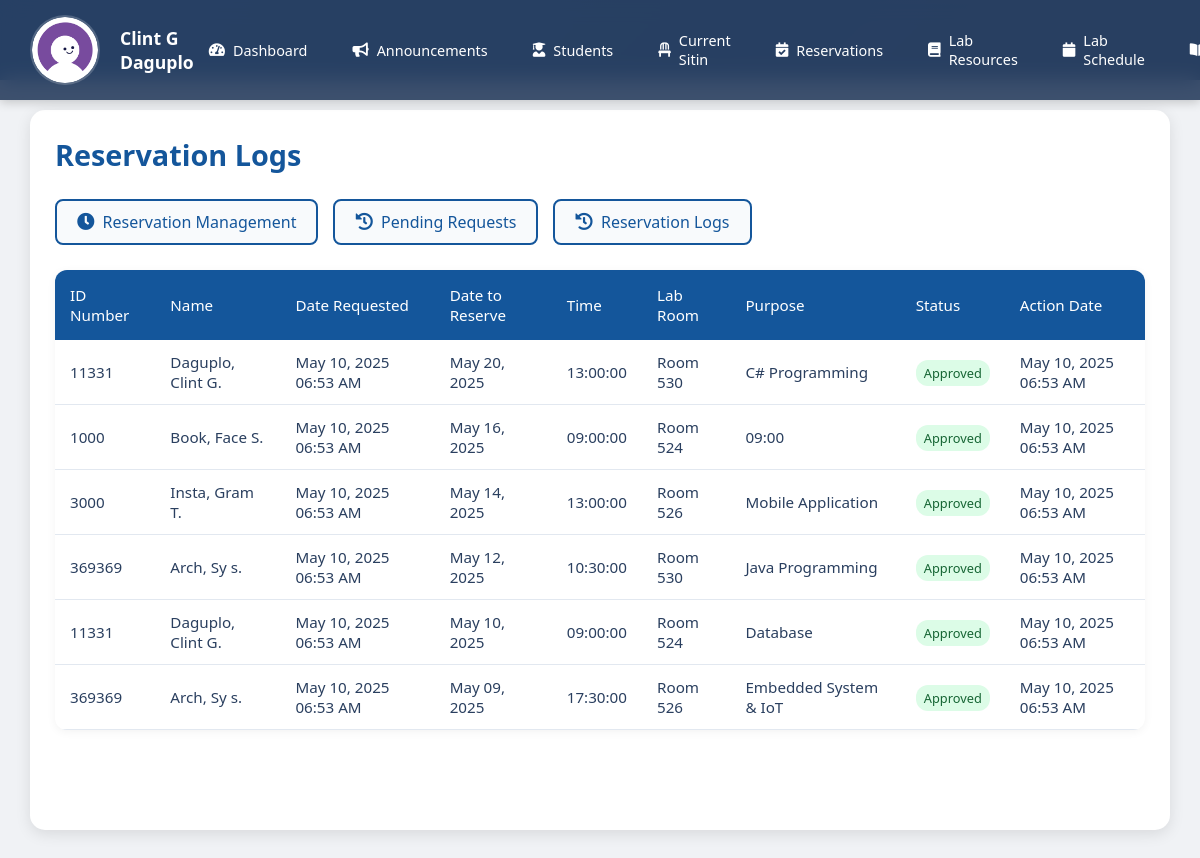
The page /reservation_logs.php (signed in) on the database its author committed.
### tables this page shows
CREATE TABLE `user` (
  `IDNO` int(11) NOT NULL,
  `LASTNAME` varchar(255) NOT NULL,
  `FIRSTNAME` varchar(255) NOT NULL,
  `MIDNAME` varchar(255) NOT NULL,
  `COURSE` varchar(255) NOT NULL,
  `YEARLEVEL` int(11) NOT NULL,
  `USERNAME` varchar(255) NOT NULL,
  `PASSWORD` varchar(255) NOT NULL,
  `EMAIL` varchar(255) NOT NULL,
  `PROFILE_PIC` varchar(255) NOT NULL DEFAULT 'default.jpg',
  `REMAINING_SESSIONS` int(30) NOT NULL DEFAULT 30,
  `POINTS` int(11) DEFAULT 0
);

CREATE TABLE `reservations` (
  `id` int(11) NOT NULL,
  `student_id` varchar(50) DEFAULT NULL,
  `fullname` varchar(100) DEFAULT NULL,
  `room` varchar(50) DEFAULT NULL,
  `date` date DEFAULT NULL,
  `time` time DEFAULT NULL,
  `purpose` varchar(100) DEFAULT NULL,
  `seat_number` int(11) DEFAULT NULL,
  `remaining_sessions` int(11) DEFAULT NULL,
  `status` enum('pending','approved','rejected') DEFAULT 'pending',
  `created_at` timestamp NOT NULL DEFAULT current_timestamp()
);

### reservation_logs.php (the view, shortened to what this page needs)
<?php
include("connector.php");
$username = $_SESSION['Username'];
$query = "SELECT PROFILE_PIC, FIRSTNAME, MIDNAME, LASTNAME FROM user WHERE USERNAME = ?";
$stmt = $con->prepare($query);
$stmt->bind_param("s", $username);
$stmt->execute();
$result = $stmt->get_result();
if ($result && mysqli_num_rows($result) > 0) {
    $row = mysqli_fetch_assoc($result);
    $profile_pic = !empty($row['PROFILE_PIC']) ? htmlspecialchars($row['PROFILE_PIC']) : 'default.jpg';
    $user_name = htmlspecialchars($row['FIRSTNAME'] . ' ' . $row['MIDNAME'] . ' ' . $row['LASTNAME']);
} else {
    $profile_pic = 'default.jpg';
    $user_name = 'Admin';
}
?>
<!DOCTYPE html>
<html lang="en">
<head>
    <link rel="stylesheet" href="https://cdnjs.cloudflare.com/ajax/libs/font-awesome/5.15.3/css/all.min.css">
</head>
<body>
    <div class="top-nav">
        <div class="nav-left">
            <img src="uploads/<?php echo htmlspecialchars($profile_pic); ?>" alt="Profile Picture" onerror="this.src='assets/default.png';">
            <div class="user-name"><?php echo htmlspecialchars($user_name); ?></div>
        </div>
        <div class="nav-right">
            <a href="admindash.php"><i class="fas fa-tachometer-alt"></i> Dashboard</a>
            <a href="adannouncement.php"><i class="fas fa-bullhorn"></i> Announcements</a>
            <a href="liststudent.php"><i class="fas fa-user-graduate"></i> Students</a>
            <a href="adsitin.php"><i class="fas fa-chair"></i> Current Sitin</a>
            <a href="adreservation.php"><i class="fas fa-calendar-check"></i> Reservations</a>
            <a href="adlabresources.php"><i class="fas fa-book"></i> Lab Resources</a>
            <a href="adlabsched.php"><i class="fas fa-calendar"></i> Lab Schedule</a>
            <a href="adfeedback.php"><i class="fas fa-book-open"></i> Feedback</a>
        </div>
    </div>
    <div class="content">
        <div class="container">
            <div class="header">
                <h1>Reservation Logs</h1>
                <div class="nav-buttons">
                    <a href="reservation_requests.php" class="nav-btn <?php echo basename($_SERVER['PHP_SELF']) == 'adreservation.php' ? 'active' : ''; ?>">
                        <i class="fas fa-clock"></i> Reservation Management
                    </a>
                    <a href="reservation_requests.php" class="nav-btn <?php echo basename($_SERVER['PHP_SELF']) == 'reservation_request.php' ? 'active' : ''; ?>">
                        <i class="fas fa-history"></i> Pending Requests
                    </a>
                    <a href="reservation_logs.php" class="nav-btn" <?php echo basename($_SERVER['PHP_SELF']) == 'reservation_logs.php' ? 'active' : ''; ?>">
                        <i class="fas fa-history"></i> Reservation Logs
                    </a>
                </div>
            </div>
            <div class="table-container">
                <table id="logsTable">
                    <thead>
                        <tr>
                            <th>ID Number</th>
                            <th>Name</th>
                            <th>Date Requested</th>
                            <th>Date to Reserve</th>
                            <th>Time</th>
                            <th>Lab Room</th>
                            <th>Purpose</th>
                            <th>Status</th>
                            <th>Action Date</th>
                        </tr>
                    </thead>
                    <tbody>
                        <?php
                        $query = "SELECT r.*,
                                 COALESCE(u.LASTNAME, '') as LASTNAME,
                                 COALESCE(u.FIRSTNAME, '') as FIRSTNAME,
                                 COALESCE(u.MIDNAME, '') as MIDNAME,
                                 DATE_FORMAT(r.created_at, '%M %d, %Y %h:%i %p') as date_requested
                                 FROM reservations r
                                 LEFT JOIN user u ON r.student_id = u.IDNO
                                 WHERE r.status IN ('approved', 'rejected')
                                 ORDER BY r.date DESC, r.created_at DESC";
                        $result = mysqli_query($con, $query);
                        if (!$result) {
                            echo "<tr><td colspan='9'>Error: " . mysqli_error($con) . "</td></tr>";
                        } else {
                            while ($row = mysqli_fetch_assoc($result)) {
                                $fullName = '';
                                if (!empty($row['LASTNAME']) || !empty($row['FIRSTNAME'])) {
                                    $fullName = $row['LASTNAME'] . ', ' . $row['FIRSTNAME'];
                                    if (!empty($row['MIDNAME'])) {
                                        $fullName .= ' ' . substr($row['MIDNAME'], 0, 1) . '.';
                                    }
                                } else {
                                    $fullName = 'N/A';
                                }
                                echo "<tr>";
                                echo "<td>" . htmlspecialchars($row['student_id']) . "</td>";
                                echo "<td>" . htmlspecialchars($fullName) . "</td>";
                                echo "<td>" . htmlspecialchars($row['date_requested']) . "</td>";
                                echo "<td>" . date('M d, Y', strtotime($row['date'])) . "</td>";
                                echo "<td>" . htmlspecialchars($row['time']) . "</td>";
                                echo "<td>Room " . htmlspecialchars($row['room']) . "</td>";
                                echo "<td>" . htmlspecialchars($row['purpose']) . "</td>";
                                echo "<td><span class='status-badge status-" . htmlspecialchars($row['status']) . "'>" . ucfirst(htmlspecialchars($row['status'])) . "</span></td>";
                                echo "<td>" . htmlspecialchars($row['date_requested']) . "</td>";
                                echo "</tr>";
                            }
                        }
                        ?>
                    </tbody>
                </table>
            </div>
        </div>
    </div>
</body>
</html>

### reservation_logs.php (style rules this page uses)
* { margin: 0; padding: 0; box-sizing: border-box; font-family: 'Segoe UI', Tahoma, Geneva, Verdana, sans-serif; }
html, body { background: linear-gradient(135deg, #14569b, #2a3f5f); display: flex; flex-direction: column; width: 100%; }
.top-nav { background-color: rgba(42, 63, 95, 0.9); padding: 15px 30px; display: flex; justify-content: space-between; align-items: center; box-shadow: 0 2px 10px rgba(0, 0, 0, 0.2); backdrop-filter: blur(10px); position: fixed; top: 0; left: 0; right: 0; z-index: 1000; }
.nav-left { display: flex; align-items: center; gap: 20px; }
.nav-left img { width: 70px; height: 70px; border-radius: 50%; border: 2px solid rgba(255, 255, 255, 0.2); }
.nav-left .user-name { color: white; font-weight: 600; font-size: 1.1rem; }
.nav-right { display: flex; gap: 15px; }
.nav-right a { color: white; text-decoration: none; padding: 8px 15px; border-radius: 8px; transition: all 0.3s; display: flex; align-items: center; gap: 8px; font-size: 0.9rem; }
.content { margin-top: 80px; padding: 30px; min-height: calc(100vh - 80px); background: #f0f2f5; }
.container { background: white; border-radius: 15px; padding: 25px; box-shadow: 0 4px 15px rgba(0, 0, 0, 0.1); height: 90vh; max-width: auto; margin: 0 auto; overflow-y: auto; }
h1 { color: #14569b; font-size: 1.8rem; font-weight: 600; margin-bottom: 25px; }
.table-container { background: white; border-radius: 12px; box-shadow: 0 2px 10px rgba(0, 0, 0, 0.05); overflow: hidden; margin-top: 20px; }
#logsTable { width: 100%; border-collapse: separate; border-spacing: 0; }
#logsTable thead th { background: #14569b; color: white; padding: 15px; font-weight: 500; text-align: left; font-size: 0.95rem; }
#logsTable tbody td { padding: 12px 15px; border-bottom: 1px solid #e2e8f0; color: #2a3f5f; font-size: 0.95rem; }
.status-badge { padding: 4px 8px; border-radius: 12px; font-size: 0.8rem; font-weight: 500; }
.status-approved { background: #dcfce7; color: #166534; }
.nav-buttons { display: flex; gap: 15px; margin-bottom: 25px; }
.nav-btn { padding: 10px 20px; background: #f8fafc; border: 2px solid #14569b; border-radius: 8px; color: #14569b; text-decoration: none; font-weight: 500; display: flex; align-items: center; gap: 8px; transition: all 0.3s ease; }
.nav-btn i { font-size: 1.1rem; }

### rows shown on the page
user: PROFILE_PIC (placeholder picture), user_name "Clint G Daguplo"
reservations: student "11331", fullName "Daguplo, Clint G.", date_requested "May 10, 2025 06:53 AM", date "May 20, 2025", time "13:00:00", room "530", purpose "C# Programming", status "Approved"
reservations: student "1000", fullName "Book, Face S.", date_requested "May 10, 2025 06:53 AM", date "May 16, 2025", time "09:00:00", room "524", purpose "09:00", status "Approved"
reservations: student "3000", fullName "Insta, Gram T.", date_requested "May 10, 2025 06:53 AM", date "May 14, 2025", time "13:00:00", room "526", purpose "Mobile Application", status "Approved"
reservations: student "369369", fullName "Arch, Sy s.", date_requested "May 10, 2025 06:53 AM", date "May 12, 2025", time "10:30:00", room "530", purpose "Java Programming", status "Approved"
reservations: student "11331", fullName "Daguplo, Clint G.", date_requested "May 10, 2025 06:53 AM", date "May 10, 2025", time "09:00:00", room "524", purpose "Database", status "Approved"
reservations: student "369369", fullName "Arch, Sy s.", date_requested "May 10, 2025 06:53 AM", date "May 09, 2025", time "17:30:00", room "526", purpose "Embedded System & IoT", status "Approved"
